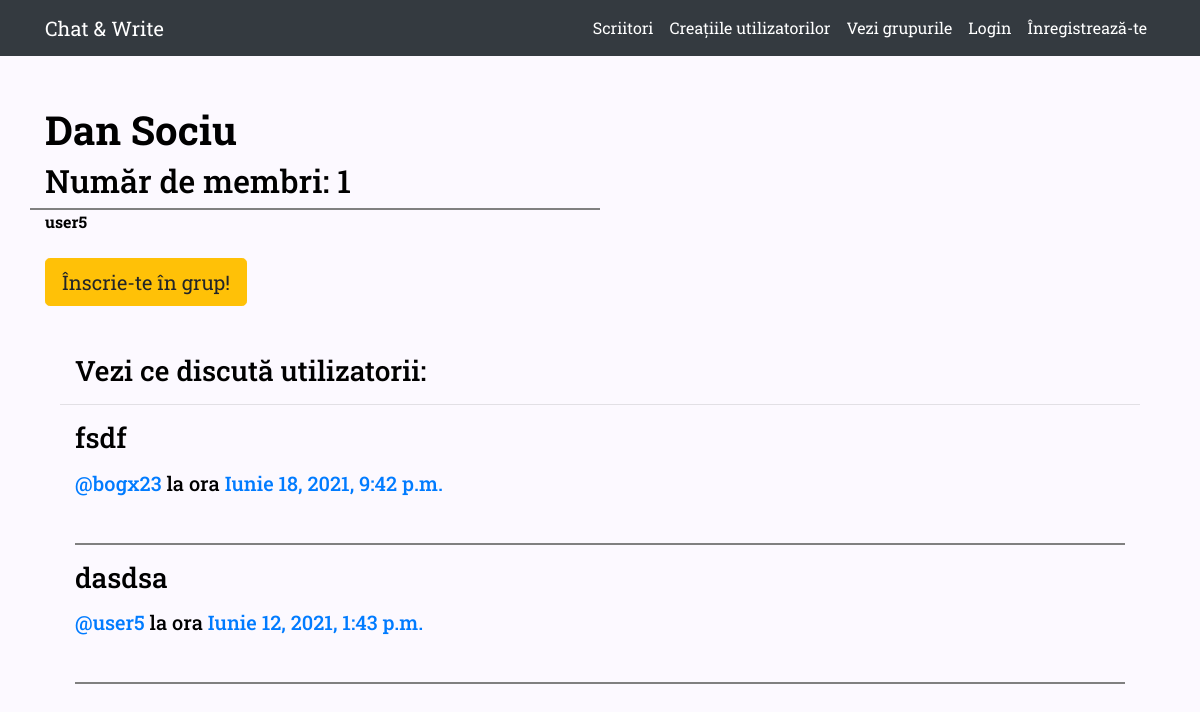
The page /groups/posts/in/dan-sociu/ on the database its author committed.
### groups/models.py (models this page shows, shortened)
class Group(models.Model):
    name = models.CharField(max_length=255,unique=True, verbose_name='Nume')
    slug = models.SlugField(allow_unicode=True,unique=True)
    description = models.TextField(blank=False,default='', verbose_name='Descriere',)
    description_html = models.TextField(editable=False,default='',blank=True)
    members = models.ManyToManyField(User,through='GroupMember')
    class Meta():
        ordering = ['name']

### posts/models.py (models this page shows, shortened)
class Post(models.Model):
    user = models.ForeignKey(User,related_name='posts',on_delete=models.CASCADE)
    created_at = models.DateTimeField(auto_now=True)
    message = models.TextField(verbose_name='Titlu')
    message_html = models.TextField(editable=False) #NU VREAU CA USERII SA EDITEZE POSTURILE
    group = models.ForeignKey(Group,related_name='posts',null=True,blank=False,on_delete=models.CASCADE, verbose_name="Grup")
    class Meta():
        ordering = ['-created_at']
        unique_together = ['user','message'] #FIECARE MESAJ ESTE LINKUIT UNIQUE CU UN USER

### groups/views.py (the view)
# urls.py: path('posts/in/<slug>/',views.SingleGroup.as_view(),name='single'),
class SingleGroup(generic.DetailView):
    model = Group

### groups/templates/groups/group_detail.html
{% extends "groups/group_base.html" %}
{% load bootstrap4 %}
{% block content %}
<h1 class="group-name-h1">{{group.name}}</h1>
<h2>Număr de membri: {{group.members.count }}</h2>
{% for user in group.members.all %}
  <div class="row">
    {% if user %}
      <div class="col-md-6 col-xs-12 col-det">
          <strong>{{ user.username }}</strong>
      </div>
    {% endif %}
  </div>
{% endfor %}
  <br>
<div class="content">
  {% if user in group.members.all %}
    <a href="{% url 'groups:leave' slug=group.slug %}"
       class="btn btn-warning btn-lg">Părăsește grupul!</a>
  {% else %}
  <a href="{% url 'groups:join' slug=group.slug %}"
     class="btn btn-warning btn-lg">Înscrie-te în grup!</a>
  {% endif %}
<br><br><br>
</div>
<div class="container">
  <h3 class="h3-detail">Vezi ce discută utilizatorii:</h3>
  <hr>
  {% if group.posts.count == 0 %}
    <h2>Nu există nicio postare în acest grup!</h2>
  {% else %}
    {% for post in group.posts.all %}
      {% include "posts/_post.html" %}
    {% endfor %}
  {% endif %}
</div>
{% endblock %}

### posts/templates/posts/_post.html (shortened to what this page needs)
<div class="container">
  <h3>{{ post.message_html|safe }}</h3>
  <div class="media-body">
    <h5 class="mt-0">
      <span class="username">
        <a href="{% url 'posts:for_user' username=post.user.username %}">@{{ post.user.username }}</a>
      </span>
      <time class="time">
        la ora <a href="{% url 'posts:single' username=post.user.username pk=post.pk %}">{{ post.created_at }}</a>
      </time>
    </h5>
  </div>
  <br> <hr class="hr-posts">
</div>

### static/mainapp/css/master.css (style rules this page uses)
* { box-sizing: border-box; }
body { margin: 0px; overflow-y: scroll; background-color: #FCF9FF; color:black; font-family: 'Roboto Slab', serif; }
.row::after { content: ""; clear: both; display: table; }
.group-name-h1 { font-weight: bold; }
.col-det { border-top: 2px solid gray; }
.hr-posts { border-top: 2px solid gray; }
.h3-detail { padding-left: 15px; }

### rows shown on the page
Group: name "Dan Sociu", members.count "1"
Post: message_html "fsdf", user.username "bogx23", created_at "Iunie 18, 2021, 9:42 p.m."
Post: message_html "dasdsa", user.username "user5", created_at "Iunie 12, 2021, 1:43 p.m."

### other values the page prints
{{ user.username }} "user5"
